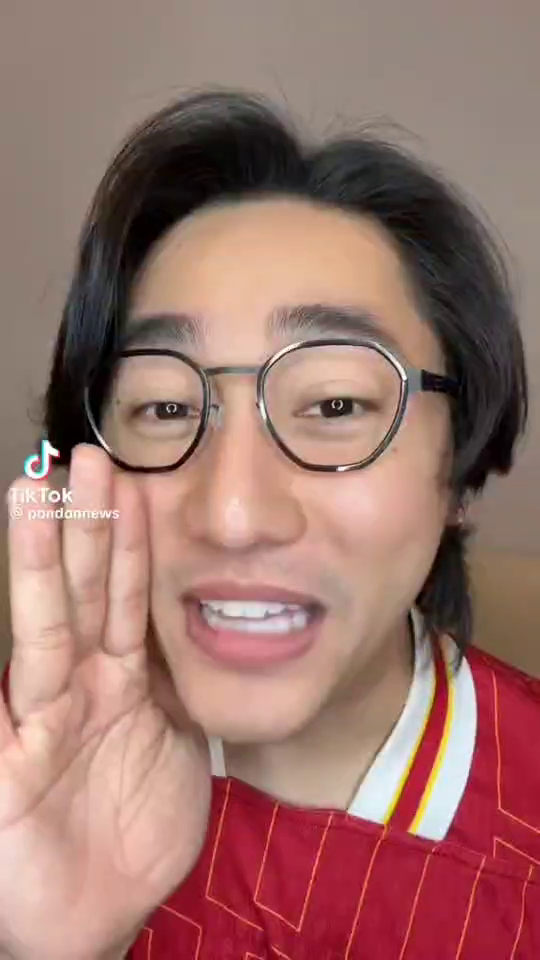
#> input picture frame 31 of video1.mp4, 540 x 960 px
$ python Detect_face_by_video.py
#> lines starting #> are read from the running program, lines starting #| are printed output that depends on the picture; after the words box and inside, x2 and y2 are one past the last pixel; in counts of white or black regions, pixels touching at a corner belong together
import cv2

# โหลด cascade classifier
faceCascade = cv2.CascadeClassifier("haarcascade_frontalface_default.xml")
eyeCascade = cv2.CascadeClassifier("eye.xml")
noseCascade = cv2.CascadeClassifier("nose.xml")
mouthCascade = cv2.CascadeClassifier("mouth.xml")
# ฟังก์ชันวาดกรอบและเพิ่มข้อความ
def draw_boundary(img, classifier, scaleFactor, minNeighbors, color, text):
    gray = cv2.cvtColor(img, cv2.COLOR_BGR2GRAY)
    features = classifier.detectMultiScale(gray, scaleFactor, minNeighbors)
    for (x, y, w, h) in features:
        cv2.rectangle(img, (x, y), (x + w, y + h), color, 2)
        cv2.putText(img, text, (x, y - 10), cv2.FONT_HERSHEY_SIMPLEX, 0.8, color, 2)
    return img

# ฟังก์ชันตรวจจับใบหน้า
def detect(img, faceCascade):
    img = draw_boundary(img, faceCascade, 1.1, 10, (0, 255, 0), "Face")
    img = draw_boundary(img, eyeCascade, 1.1, 25, (155, 0, 0), "eye")
    img = draw_boundary(img, noseCascade, 1.1, 50, (0, 0, 255), "nose")
    img = draw_boundary(img, mouthCascade, 1.2, 40, (70, 0, 100), "mouth")
    return img
# โหลดวิดีโอ

video_path = "video1.mp4" # ชื่อไฟล์วิดีโอ
cap = cv2.VideoCapture(video_path)

if not cap.isOpened():
    print("ข้อผิดพลาด: ไม่สามารถโหลดวิดีโอได้")
    exit()
# วนลูปอ่านเฟรมจากวิดีโอ

while True:
    ret, frame = cap.read()
#> frame is the input picture: shape (960, 540, 3); mean B, G, R 108, 115.3, 155.9
    if not ret:
        print("วิดีโอจบลงแล้ว หรือเกิดข้อผิดพลาดในการอ่าน")
        break

    # ตรวจจับใบหน้าในแต่ละเฟรม
    frame = detect(frame, faceCascade)
#> in draw_boundary, `gray = cv2.cvtColor(img, cv2.COLOR_BGR2GRAY)`:
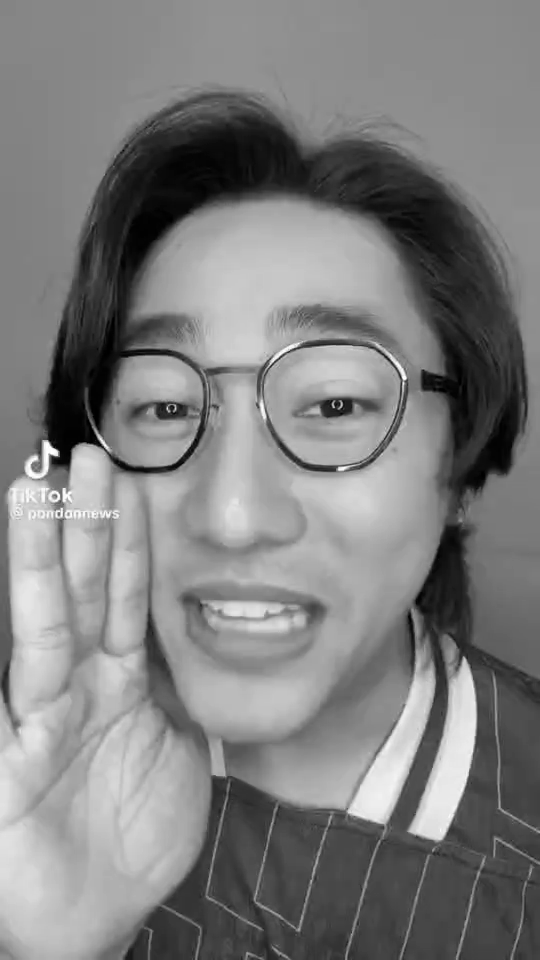
#> gray: shape (960, 540); min 0, max 255, mean 126.5
#> in draw_boundary, `features = classifier.detectMultiScale(gray, scaleFactor, minNeighbors)`: features = [[47, 250, 433, 433]]
#> the loop in draw_boundary, `for (x, y, w, h) in features:` made 1 pass
#> after the loop in draw_boundary, `for (x, y, w, h) in features:`:
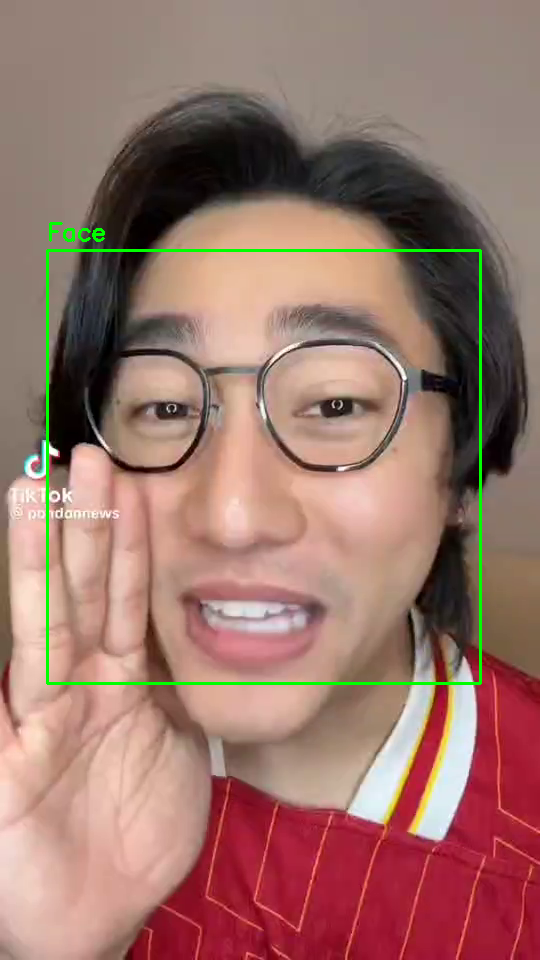
#> img: shape (960, 540, 3); 1.08% of pixels changed, all inside (x1, y1, x2, y2) = (46, 222, 482, 685)
#> call 2 of draw_boundary, with scaleFactor = 1.1, minNeighbors = 25, color = (155, 0, 0), text = 'eye'
#> in draw_boundary (call 2), `features = classifier.detectMultiScale(gray, scaleFactor, minNeighbors)`: features = [[128, 383, 56, 56], [301, 376, 64, 64]]
#> the loop in draw_boundary (call 2), `for (x, y, w, h) in features:` made 2 passes
#> after the loop in draw_boundary (call 2), `for (x, y, w, h) in features:`:
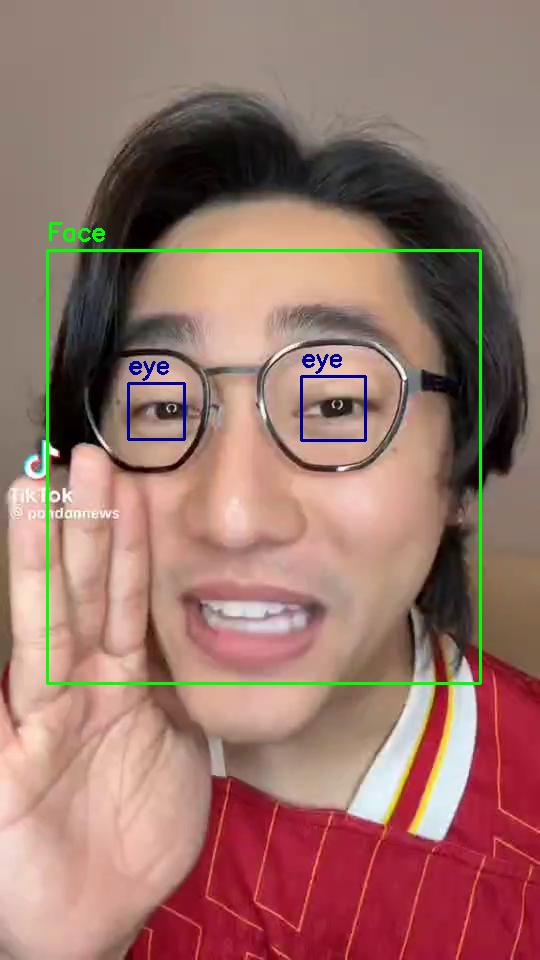
#> img: shape (960, 540, 3); 0.4% of pixels changed, all inside (x1, y1, x2, y2) = (127, 354, 367, 442)
#> call 3 of draw_boundary, with scaleFactor = 1.1, minNeighbors = 50, color = (0, 0, 255), text = 'nose'
#> in draw_boundary (call 3), `features = classifier.detectMultiScale(gray, scaleFactor, minNeighbors)`: features = [[174, 485, 111, 93]]
#> the loop in draw_boundary (call 3), `for (x, y, w, h) in features:` made 1 pass
#> after the loop in draw_boundary (call 3), `for (x, y, w, h) in features:`:
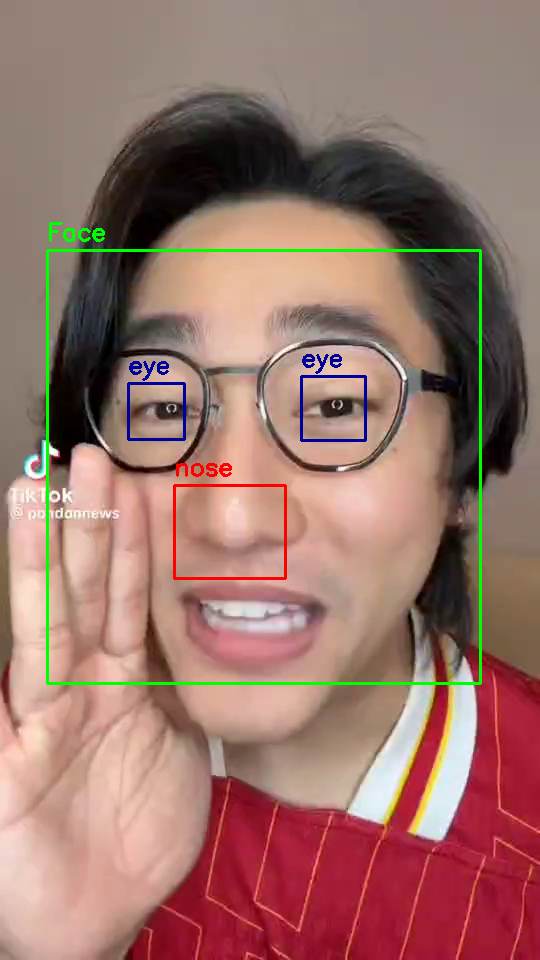
#> img: shape (960, 540, 3); 0.32% of pixels changed, all inside (x1, y1, x2, y2) = (173, 463, 287, 580)
#> call 4 of draw_boundary, with scaleFactor = 1.2, minNeighbors = 40, color = (70, 0, 100), text = 'mouth'
#> in draw_boundary (call 4), `gray = cv2.cvtColor(img, cv2.COLOR_BGR2GRAY)`:
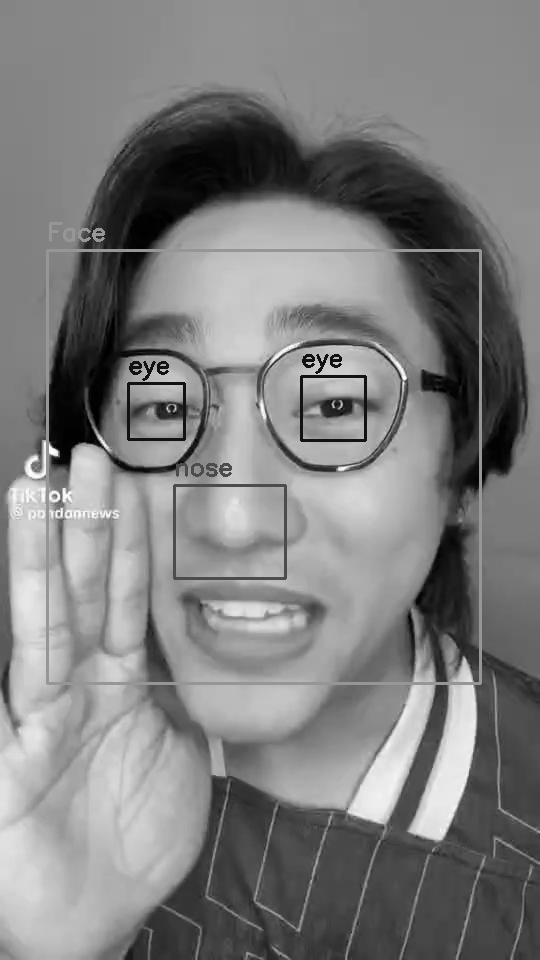
#> gray: shape (960, 540); min 0, max 255, mean 126
#> in draw_boundary (call 4), `features = classifier.detectMultiScale(gray, scaleFactor, minNeighbors)`: features = [[176, 578, 152, 91]]
#> the loop in draw_boundary (call 4), `for (x, y, w, h) in features:` made 1 pass
#> after the loop in draw_boundary (call 4), `for (x, y, w, h) in features:`:
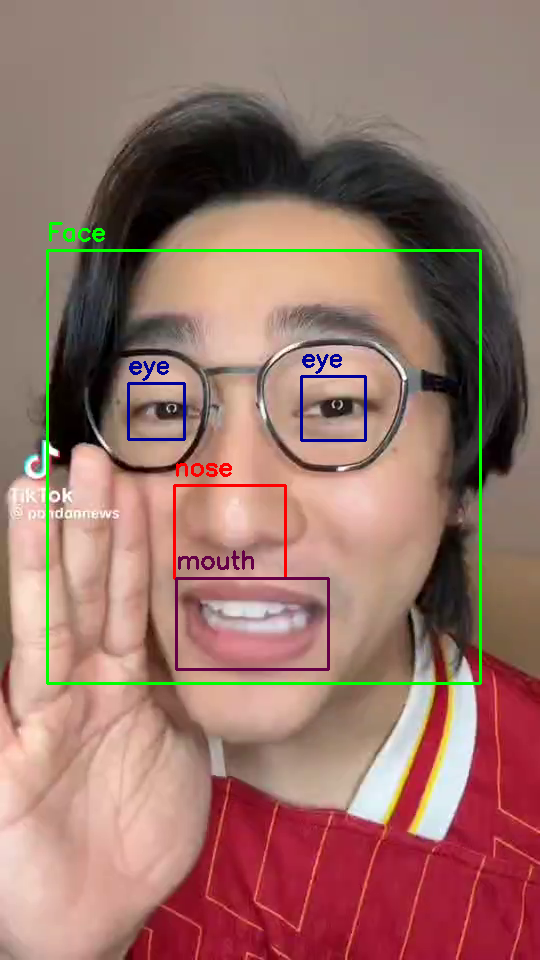
#> img: shape (960, 540, 3); 0.38% of pixels changed, all inside (x1, y1, x2, y2) = (175, 550, 330, 671)
    # แสดงผลเฟรม
    cv2.imshow("Video", frame)

    # กดปุ่ม 'e' เพื่อออกจากลูป

    if cv2.waitKey(1) & 0xFF == ord('e'):
#> (key e is pressed here)
        break

# ปิดการใช้งานวิดีโอและหน้าต่าง
cap.release()
cv2.destroyAllWindows()

$ run again, starting later in the video
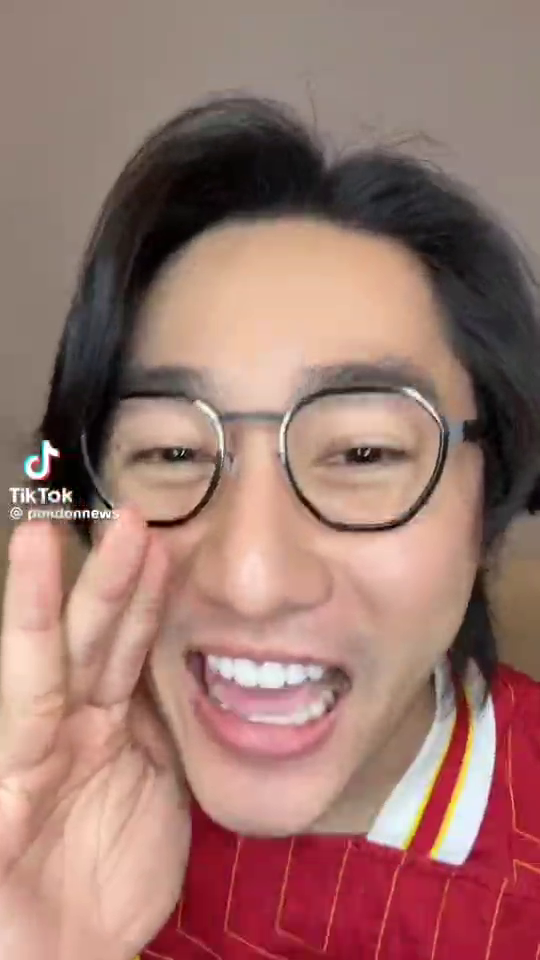
#> input picture frame 139 of video1.mp4, 540 x 960 px
#> frame is the input picture: shape (960, 540, 3); mean B, G, R 111, 118.8, 156.6
#> features = [[33, 274, 466, 466]]
#> the loop in draw_boundary, `for (x, y, w, h) in features:` made 1 pass
#> the loop in draw_boundary (call 2), `for (x, y, w, h) in features:` made 1 pass
#> (x, y, w, h) on pass 1: (115, 734, 31, 31)
#> features = [[179, 537, 136, 113]]
#> the loop in draw_boundary (call 3), `for (x, y, w, h) in features:` made 1 pass
#> after the loop in draw_boundary (call 3), `for (x, y, w, h) in features:`:
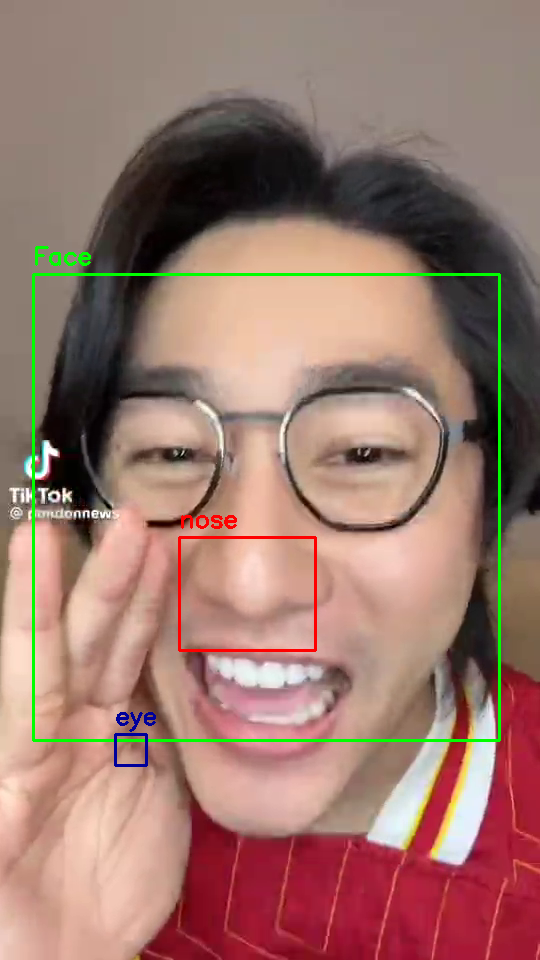
#> img: shape (960, 540, 3); mean B, G, R 109.3, 119.7, 154.9
#> features = [[190, 664, 157, 94]]
#> the loop in draw_boundary (call 4), `for (x, y, w, h) in features:` made 1 pass
#> after the loop in draw_boundary (call 4), `for (x, y, w, h) in features:`:
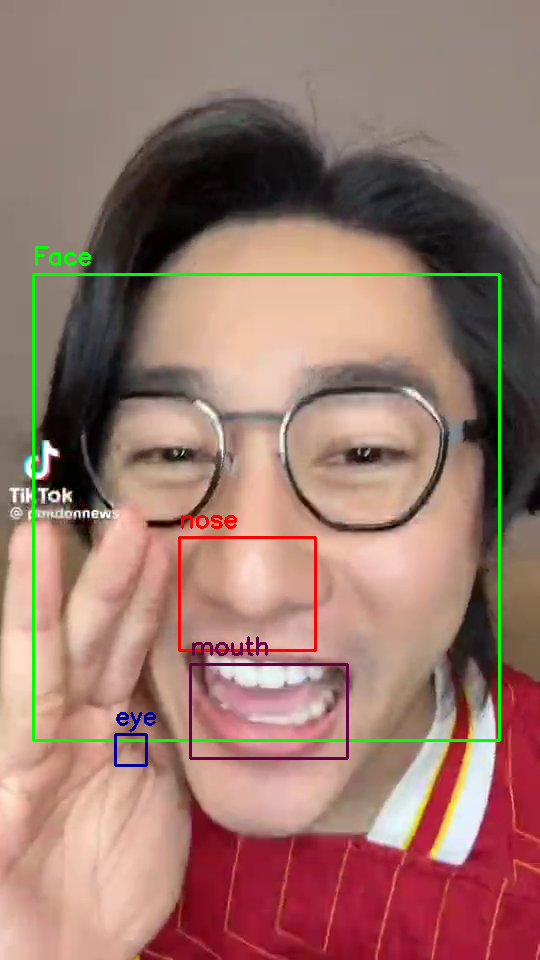
#> img: shape (960, 540, 3); 0.39% of pixels changed, all inside (x1, y1, x2, y2) = (189, 636, 349, 760)
